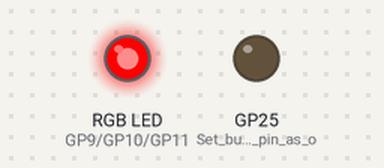
A sketch run on a simulated Raspberry Pi Pico. Shown: an RGB LED mixed from three pins (HIGH = lit), output pins drawn as LEDs (lit = HIGH). Storage starts empty; what the sketch prints to the serial monitor is not drawn. At 0.1 s the program stops and its outputs stay as they are.

Above: at 0.2 s.
Timing chart, 0 to 1.6 s (numbered marks = the images above):
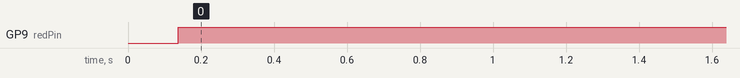

Measured:
- by itself, GP9 (redPin): LOW → HIGH at 0.14 s

The sketch:

LIS3DH_UnitTestLED_INST_F25.ino
```cpp
// LIS3DH LED UNIT TEST - INSTRUCTOR VERSION
// FOR USE IN BLACK STUDENTS IN AEROSPACE CUBESAT DEMONSTRATION PROGRAM
// RELEASED: 08/25/2025

// Include necessary libraries
#include <Wire.h>                  // Enables I2C communication
#include <SPI.h>                   // Enables SPI communication
#include <Adafruit_Sensor.h>       // Base class for sensor objects (used by LIS3DH library)
#include <Adafruit_LIS3DH.h>       // Library for the LIS3DH accelerometer
#include "SdFat.h"                 // High-performance SD card library

// SD CARD SETUP
#define SD_CS_PIN 23               // Chip select pin for the Feather RP2040 Adalogger SD slot
SdFat SD;                          // Create an SdFat object to interface with the SD card
FsFile dataFile;                   // Create a file object for reading/writing
SdSpiConfig config(SD_CS_PIN, DEDICATED_SPI, SD_SCK_MHZ(16), &SPI1);  // Configure SD card to use SPI1 bus

// LIS3DH SENSOR SETUP
Adafruit_LIS3DH lis = Adafruit_LIS3DH();  // Create LIS3DH object using default I2C address (0x18)
unsigned long startTime;           // Variable to track when logging starts

// RGB LED pin definitions
const int redPin = 9; // Define digital pin on Feather for Red
const int greenPin = 10; // Define digital pin on Feather for Green
const int bluePin = 11; // Define digital pin on Feather for Blue

void setup() {
  Serial.begin(115200);            // Begin serial communication at 115200 baud
  while (!Serial);                 // Wait until Serial Monitor is open
  delay(100);                      // Small delay for USB and SD to stabilize

  Serial.println("Feather RP2040 - LIS3DH Unit LED Test");

  // initialize the digitals pin as an outputs
  pinMode(redPin, OUTPUT);
  pinMode(greenPin, OUTPUT);
  pinMode(bluePin, OUTPUT);

  // Turn the LED off initially
  digitalWrite(redPin, LOW);
  digitalWrite(greenPin, LOW);
  digitalWrite(bluePin, LOW);

  // Initialize SD Card
  Serial.print("Initializing SD card...");
  if (!SD.begin(config)) {         // Try to initialize the SD card with given SPI1 config
    Serial.println("Initialization failed!");
    digitalWrite(redPin, HIGH);  // Turn on red LED for SD card failure
    while (1);                     // Halt program execution
  }
  Serial.println("SD card initialized.");

  // File Management
  if (SD.exists("LIS3DH_data.csv")) {   // Check if a data file already exists
    SD.remove("LIS3DH_data.csv");       // Delete it to start fresh
    Serial.println("Existing data file deleted.");
  }

  dataFile = SD.open("LIS3DH_data.csv", FILE_WRITE);  // Open new file for writing
  if (dataFile) {
    dataFile.println("Timestamp,X (m/s^2),Y (m/s^2),Z (m/s^2)");  // Write CSV header line
    dataFile.close();  // Close immediately to avoid keeping file open across loops
  } else {
    Serial.println("Error opening LIS3DH_data.csv");  // Print message if file couldn't be created
    digitalWrite(redPin, HIGH); // Turn the red pin on
    while (1);  // Halt program execution
  }

  // Initialize I2C and LIS3DH
  Wire.begin();                     // Start I2C communication on default SDA (20) and SCL (21) pins

  if (!lis.begin(0x18)) {           // Initialize LIS3DH sensor over I2C (default address is 0x18)
    Serial.println("Could not find a valid LIS3DH sensor, check wiring!");
    digitalWrite(redPin, HIGH);     // Turn on Red LED if LIS3DH sensor could not be found
    while (1);                      // Halt program execution if sensor not found
  }

  // Default LIS3DH configuration
  lis.setRange(LIS3DH_RANGE_2_G);       // Set measurement range to ±2g (options: 2G, 4G, 8G, 16G)
  lis.setDataRate(LIS3DH_DATARATE_50_HZ); // Set data rate to 50 Hz (50 samples per second internally)

  pinMode(PIN_LED, OUTPUT);         // Set built-in LED pin as output (D13)
  startTime = millis();             // Record the start time

  Serial.println("Data collection starting...");
}

void loop() {
  // Logic to Stop After 1 Minute
  if (millis() - startTime >= 60000) {     // Check if 60,000 ms (1 min) have passed
    Serial.println("1 minute passed. Stopping data logging.");
    digitalWrite(PIN_LED, LOW);           // Turn off LED
    digitalWrite(redPin, LOW);  // Turn off red LED
    digitalWrite(greenPin, LOW);  // Turn off green LED
    digitalWrite(bluePin, HIGH);   // Turn on blue LED
    while (1);                            // Halt the program
  }

if (sdAvailable()) {
  // Calculate the timestamp (in seconds) since the program started
  unsigned long timestamp = millis() / 1000;  // `millis()` returns milliseconds, so divide by 1000 to get seconds

  dataFile = SD.open("LIS3DH_data.csv", FILE_WRITE);  // Open new file for writing

  dataFile.print(timestamp);               // Write the timestamp
  dataFile.print(",");                     // CSV delimiter (comma)// Read sensor data (in SI units) into event structure

  // WHO_AM_I check for LIS3DH (I2C address 0x18 expected to return 0x33)
  uint8_t whoami = lis.getDeviceID();
  if (whoami == 0x33) {
    sensors_event_t event;
    lis.getEvent(&event);   // Get normalized acceleration data (m/s^2)

    dataFile.print(event.acceleration.x, 4);  // Write X-axis acceleration to 4 decimal places
    dataFile.print(",");
    dataFile.print(event.acceleration.y, 4);  // Write Y-axis acceleration
    dataFile.print(",");
    dataFile.println(event.acceleration.z, 4); // Write Z-axis acceleration
    digitalWrite(redPin, LOW);    // Turn off red LED
    digitalWrite(greenPin, HIGH);   // Turn on green LED for successful logging
  } else {
    // If trying to connect to the sensor fails, print an error message and halt the program
    Serial.println("Failed to read LIS3DH Sensor!");
    digitalWrite(greenPin, LOW); // Ensure green LED is off
    digitalWrite(redPin, HIGH); // Make sure red LED is on
    while(1);
  }
} else {
    // If the file can't be accessed, print an error
    Serial.println("Error writing to LIS3DH_data.csv");
    digitalWrite(greenPin, LOW); // Turn off green LED
    digitalWrite(redPin, HIGH); // Turn on red LED
    while(1);
  }
  dataFile.close();                     // Close file to ensure data is written and prevent corruption
  digitalWrite(PIN_LED, HIGH);         // Turn on LED to show activity
  delay(1000);                         // Wait 1 second before next reading
}

bool sdAvailable() {
  // Check if SD card displays an error code
  if (SD.card()->errorCode()) {
    return false;  // Card reports an error
  }

  return true;  // SD looks good
}
```
